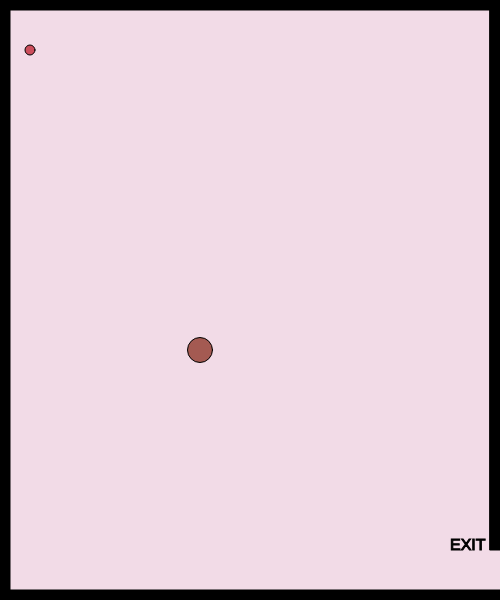
Frame 1 (no input)
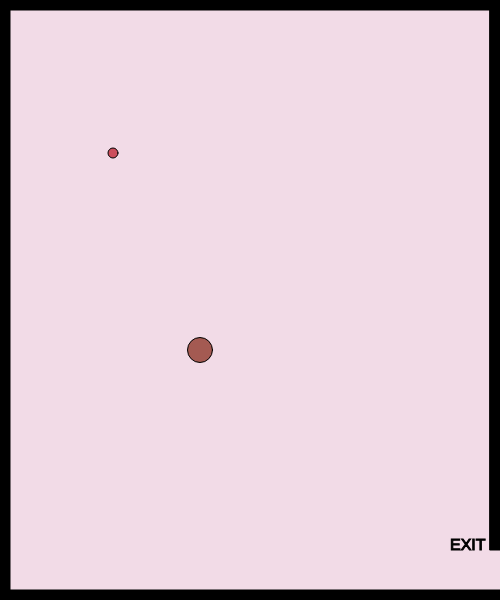
Frame 60 (no input)
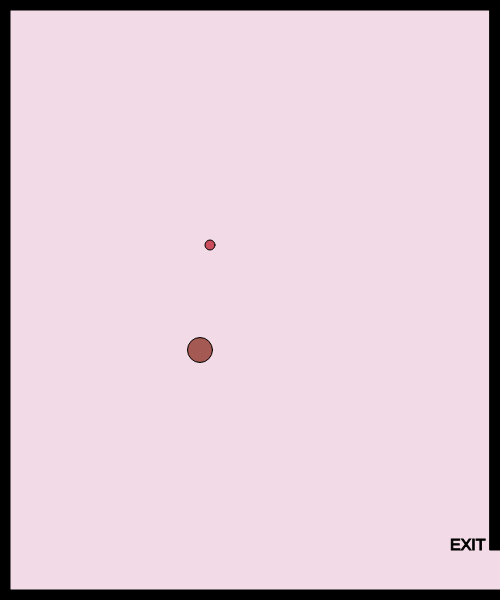
Frame 120 (the mouse pressed at the canvas centre since frame 60)

The p5.js sketch that drew these frames (run headless with seeded random() and noise() and a simulated clock; from frame 60 on, the mouse is pressed at the canvas centre):

// p5.js sketch
// ── sketch.js


var characterX = 100;
var characterY = 100;
// define the key codes for each letter
var w = 87; 
var s = 83;
var a = 65;
var d = 68;

// x and y for a shape
var shapeX = 30;
var shapeY = 50;
var shapeXSpeed;
var shapeYSpeed;

// create a shape when the mouse is clicked
var mouseShapeX;
var mouseShapeY;
function setup()
{
    createCanvas(500, 600);
    // get a random speed when the it first starts
    shapeXSpeed = Math.floor(Math.random() * (Math.floor(Math.random() * 5)) + 1);
    shapeYSpeed = Math.floor(Math.random() * (Math.floor(Math.random() * 5)) + 1);
    createCharacter(200,350);
}

function draw()
{
    background(242, 219, 231);
    stroke(0);
    fill(0);
    
    // call createBorders function
    createBorders(10);

    // exit message
    textSize(16);
    text("EXIT", width-50,height-50)

    //createCharacter(200,350);
    drawCharacter();
    characterMovement();


    // potential enemy
    fill(204, 78, 92);
    // draw the shape
    circle(shapeX, shapeY, 10);

     // get a random speed when the it first starts
     shapeXSpeed = Math.floor(Math.random() * (Math.floor(Math.random() * 5)) + 1);
     shapeYSpeed = Math.floor(Math.random() * (Math.floor(Math.random() * 5)) + 1);

    // move the shape
    shapeX += shapeXSpeed;
    shapeY += shapeYSpeed;
    // check to see if the shape has gone out of bounds
    if(shapeX > width)
    {
        shapeX = 0;
    }
    if(shapeX < 0)
    {
        shapeX = width;
    }
    if(shapeY > height)
    {
        shapeY = 0;
    }
    if(shapeY < 0)
    {
        shapeY = height;
    }

    // check to see if the character has left the exit
    if(characterX > width && characterY > width-50)
    {
        fill(0);
        stroke(5);
        textSize(26);
        text("You Win!", width/2-50, height/2-50);
    }

    // create the shape based on the mouse click
    fill(164, 90, 82);
    circle(mouseShapeX, mouseShapeY, 25);
}

function characterMovement()
{
    // handle the keys
    if(keyIsDown(w))
    {
        characterY -= 10;   
    }
    if(keyIsDown(s))
    {
        characterY += 10;   
    }
    if(keyIsDown(a))
    {
        characterX -= 10;   
        console.log("movement: " + characterX);
    }
    if(keyIsDown(d))
    {
        characterX += 10;   
    }
}
function createCharacter(x,y)
{
    characterX = x;
    characterY = y;
    console.log(characterX);
    //character
    
   // circle(characterX,characterY,25);
}

function drawCharacter()
{
    fill(164, 90, 82);
    circle(characterX,characterY,25);
}
function createBorders(thickness)
{
    // top border
    rect(0,0,width,thickness);
    // left border
    rect(0,0,thickness,height);
    // bottom border
    rect(0, height-thickness,width, thickness);
    // right upper border
    rect(width-thickness,0,thickness,height-50);
}

function mouseClicked()
{
    mouseShapeX = mouseX;
    mouseShapeY = mouseY;
}
